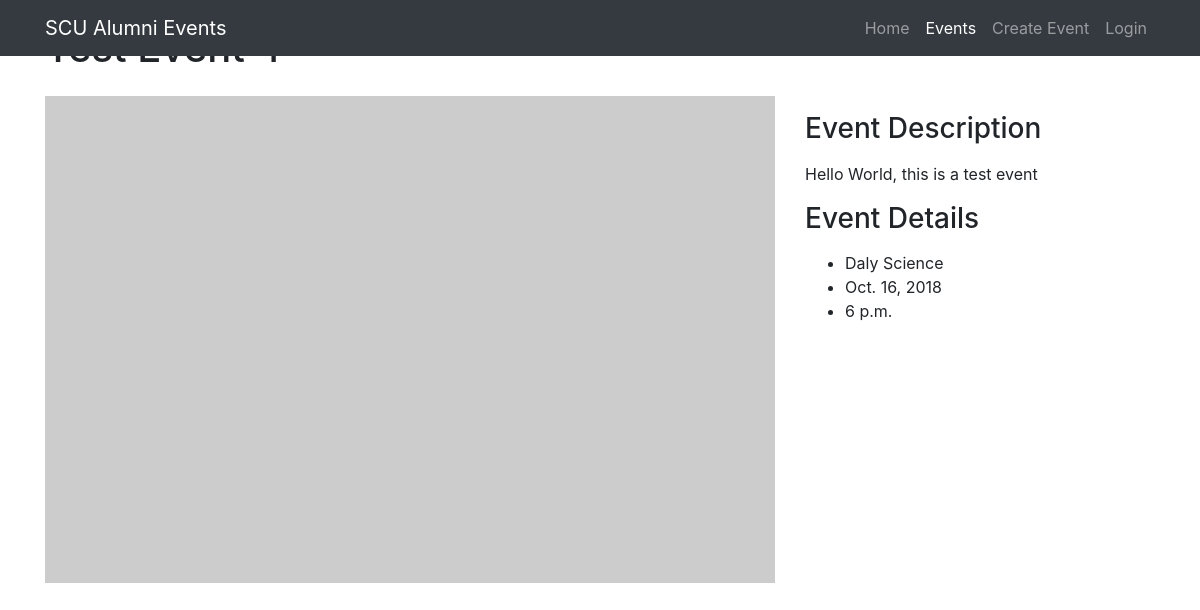
Page /attendance/events/5 on the committed database.
### attendance/models.py (models this page shows, shortened)
class Event(models.Model):
    name = models.CharField(max_length=200, help_text='Enter an event name')
    description = models.TextField(max_length=1500, help_text='Enter an event description')
    location = models.CharField(max_length=75, help_text='Enter location of event')
    date = models.DateField()
    time = models.TimeField()
    numAttend = models.IntegerField(default=0)
    approved = models.BooleanField(default=False)
    image = models.ImageField()

### attendance/views.py (the view)
# urls.py: path('events/<int:pk>', views.EventDetailView.as_view(), name='event_detail'),
class EventDetailView(generic.DetailView):
    model = Event
    template_name = 'eventDetail.html'

### attendance/templates/eventDetail.html (shortened to what this page needs)
<!DOCTYPE html>
<html lang="en">
<head>
  <link rel="stylesheet" href="https://stackpath.bootstrapcdn.com/bootstrap/4.1.3/css/bootstrap.min.css">
  <link href="https://s3-us-west-2.amazonaws.com/alumrecording/css/portfolio-item.css" rel="stylesheet">
</head>
<body>
  {% block navbar %}
  <nav class="navbar navbar-expand-lg navbar-dark bg-dark fixed-top">
    <div class="container">
      <a class="navbar-brand" href="{% url 'index' %}">SCU Alumni Events</a>
      <div class="collapse navbar-collapse" id="navbarResponsive">
        <ul class="navbar-nav ml-auto">
          <li class="nav-item">
            <a class="nav-link" href="{% url 'index' %}">Home</a>
          </li>
          <li class="nav-item active">
            <a class="nav-link" href="{% url 'events' %}">Events
            </a>
          </li>
          <li class="nav-item">
            <a class="nav-link" href="{% url 'new_event' %}">Create Event</a>
          </li>
          <li class="nav-item">
            {% if user.is_authenticated %}
            <a class="nav-link" href="{% url 'logout' %}">Logout</a>
            {% else %}
            <a class="nav-link" href="{% url 'login' %}">Login</a>
            {% endif %}
          </li>
        </ul>
      </div>
    </div>
  </nav>
  {% endblock %}
  {% block content %}
  <div class="container">
    <h1 class="my-4">{{ event.name }}</h1>
    <div class="row">
      <div class="col-md-8">
        <img class="img-fluid" src="http://placehold.it/750x500" alt="">
      </div>
      <div class="col-md-4">
        <h3 class="my-3">Event Description</h3>
        <p>{{ event.description }}</p>
        <h3 class="my-3">Event Details</h3>
        <ul>
          <li>{{ event.location }}</li>
          <li>{{ event.date }}</li>
          <li>{{ event.time }}</li>
        </ul>
      </div>
    </div>
  </div>
  {% endblock %}
</body>
</html>

### rows in the picture
Event: description "Hello World, this is a test event", location "Daly Science", date "Oct. 16, 2018", time "6 p.m."
